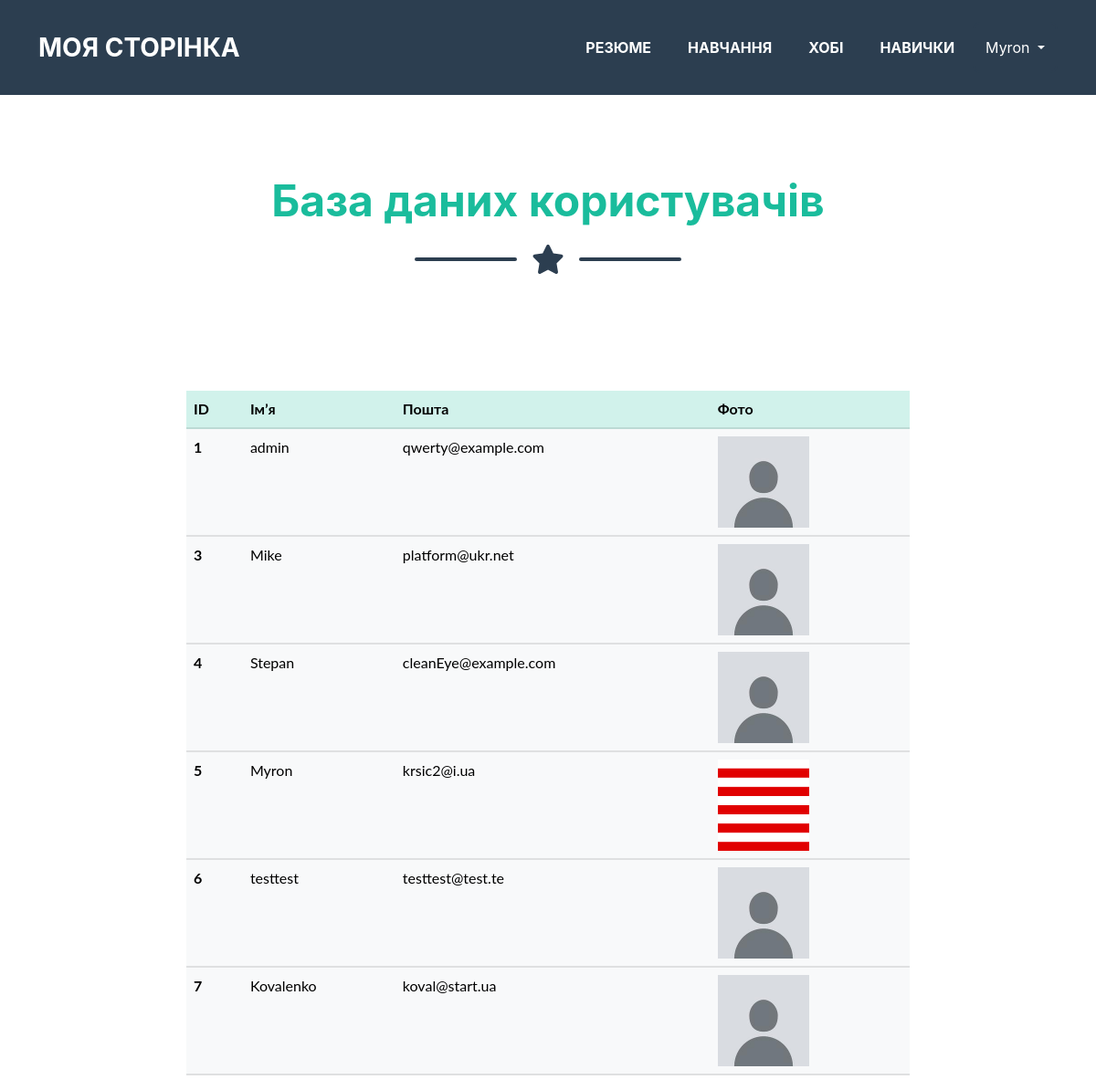
/auth/users (signed in), run on the app's committed database.
### app/auth/models.py (models this page shows, shortened)
class User(db.Model, UserMixin):
    id = db.Column(db.Integer, primary_key=True)
    username = db.Column(db.String(20), unique=True, nullable=False)
    email = db.Column(db.String(120), unique=True, nullable=False)
    about_me = db.Column(db.String(140))
    last_seen = db.Column(db.DateTime, default=datetime.now())
    password = db.Column(db.String(60), nullable=False)
    image_file = db.Column(db.String(60), nullable=False, server_default='default.jpg')

### app/auth/views.py (the view)
@auth_blueprint.route('/users')
@login_required
def users():
    all_users = User.query.all()
    return render_template('users.html', all_users=all_users)

### app/auth/models.py (called while the page is built)
@login_manager.user_loader
def user_loader(user_id):
    return User.query.get(int(user_id))

### app/auth/templates/auth/users.html (shortened to what this page needs)
{% extends 'base.html' %}
{% block body %}
<section class="page-section" id="todo_table">
    <h2 class="page-section-heading text-center text-primary mb-0">База даних користувачів</h2>
    <div class="divider-custom">
        <div class="divider-custom-line"></div>
        <div class="divider-custom-icon"><i class="fas fa-star"></i></div>
        <div class="divider-custom-line"></div>
    </div>
</section>
<section>
    <div class="row justify-content-center">
        <div class="container col-md-8 col-lg-8">
            <table class="table table-light">
                <thead class="table-primary">
                    <tr class = "userTable">
                        <th class = "userTable">ID</th>
                        <th class = "userTable">Імʼя</th>
                        <th class = "userTable">Пошта</th>
                        <th class = "userTable">Фото</th>
                    </tr>
                </thead>
                <tbody>
                    {% for user in all_users %}
                    <tr>
                        <th scope="row">{{ user.id }}</th>
                        <td class = "userTable">{{ user.username }}</td>
                        <td class = "userTable">{{ user.email }}</td>
                        <td class="databaseOutputTable"><img src="{{url_for('static', filename='profile_pics/' + user.image_file)}}" width="100" height="100" ></td>
                    </tr>
                    {% endfor %}
                </tbody>
            </table>
        </div>
    </div>
</section>
{% endblock %}

### app/templates/base.html (shortened to what this page needs)
<!DOCTYPE html>
<html>
<head>
    <link rel="stylesheet" type="text/css" href={{ url_for('static', filename='css/styles.css') }}>
</head>
<body>
    {% include 'nav.html' %}
    {% block body %}
    {% endblock %}
</body>
</html>

### app/templates/nav.html (shortened to what this page needs)
{% set menu = {
    "Резюме": url_for("home_bp.cv"),
    "Навчання": url_for("home_bp.edu"),
    "Хобі": url_for("home_bp.hobbies"),
    "Навички": url_for("home_bp.skills"),
} %}
<nav class="navbar navbar-expand-lg bg-secondary text-uppercase" id="mainNav">
    <div class="container">
        <a class="navbar-brand" href="{{url_for("home_bp.home")}}">Моя сторінка</a>
        <div class="collapse navbar-collapse" id="navbarResponsive">
            <ul class="navbar-nav ms-auto">
                {%for name, url in menu.items() %}
                <li class="nav-item mx-0 mx-lg-1"><a class="nav-link py-3 px-0 px-lg-3 rounded" href={{url}}> {{ name | upper}} </a></li>
                {% endfor %}
                {% if current_user.is_authenticated %}
                    <div class="btn-group">
                        <button class="btn btn-secondary dropdown-toggle " type="button" id="dropdownMenuButton" data-bs-toggle="dropdown" aria-haspopup="true" aria-expanded="false">
                            {{ current_user.username }}
                        </button>
                    </div>
                {% else %}
                    <li class="nav-item mx-0 mx-lg-1"><a class="nav-link py-3 px-0 px-lg-3 rounded" href={{ url_for('auth_bp.login') }}> Увійти </a></li>
                {% endif %}
            </ul>
        </div>
    </div>
</nav>

### data on the page
User: username "Myron", id "5", email "krsic2@i.ua", image_file (picture)
User: id "1", username "admin", email "qwerty@example.com", image_file (placeholder picture)
User: id "3", username "Mike", email "platform@ukr.net", image_file (placeholder picture)
User: id "4", username "Stepan", email "cleanEye@example.com", image_file (placeholder picture)
User: id "6", username "testtest", email "testtest@test.te", image_file (placeholder picture)
User: id "7", username "Kovalenko", email "koval@start.ua", image_file (placeholder picture)

### other printed values
{{ name | upper }} "РЕЗЮМЕ" "НАВЧАННЯ" "ХОБІ" "НАВИЧКИ"
